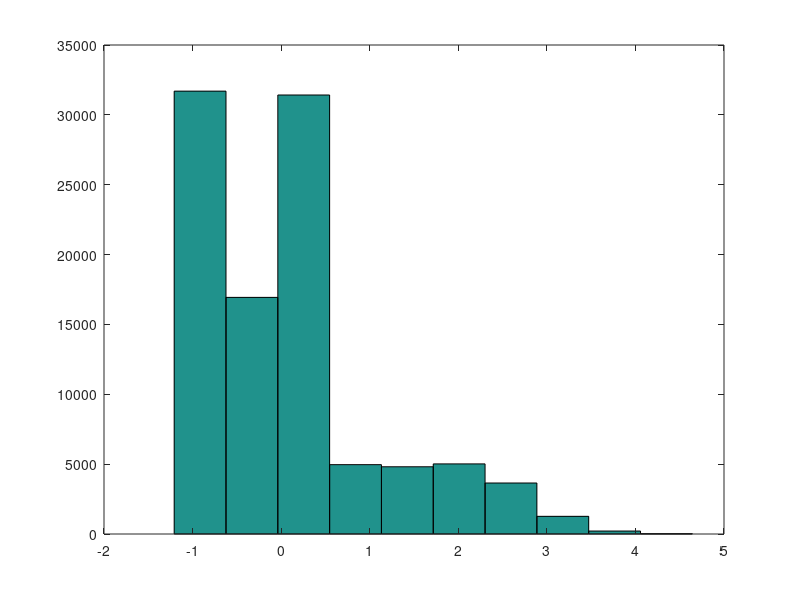
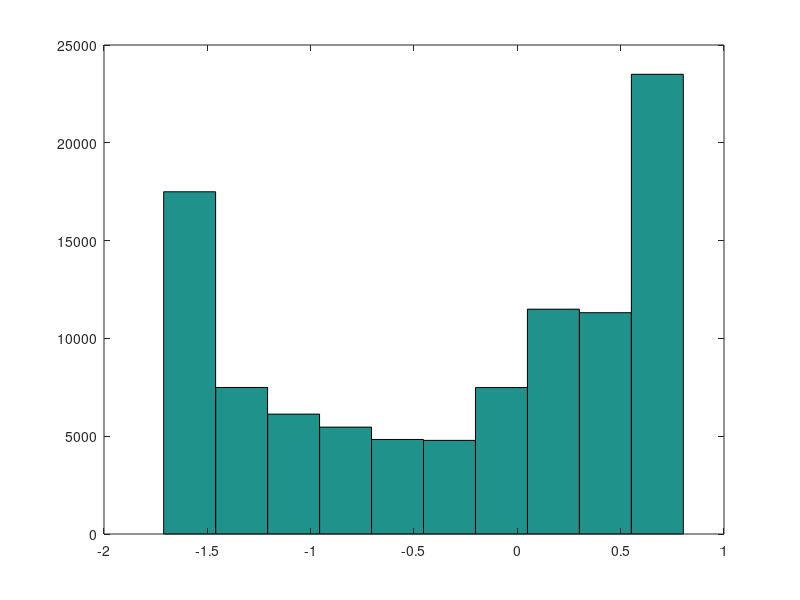

The MATLAB source for these figures, in order:
      U = rand(100000,1);
      R = sqrt(-2*log(1-U));
      PHI = 2*pi*U;
      X = R.*cos(PHI);
      Y = R.*sin(PHI);

      figure(1);
      hist(X);
      figure(2);
      hist(Y);